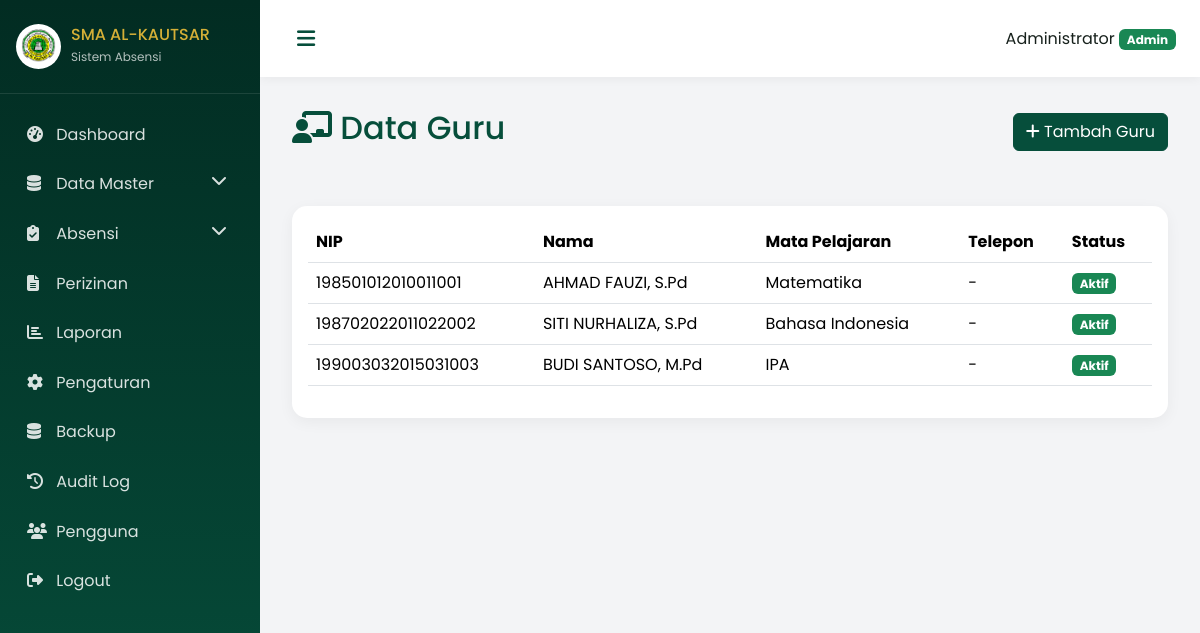
The page /admin/teachers (signed in) on the database its author committed.
### models.py (models this page shows, shortened)
class User(UserMixin, db.Model):
    __tablename__ = 'users'
    id = db.Column(db.Integer, primary_key=True)
    username = db.Column(db.String(80), unique=True, nullable=False, index=True)
    email = db.Column(db.String(120), unique=True, nullable=True)
    password_hash = db.Column(db.String(256), nullable=False)
    role = db.Column(db.String(20), nullable=False, index=True)  # admin, teacher, student, principal
    full_name = db.Column(db.String(120), nullable=False)
    photo = db.Column(db.String(256), nullable=True)
    is_active = db.Column(db.Boolean, default=True)
    created_at = db.Column(db.DateTime, default=datetime.utcnow)
    updated_at = db.Column(db.DateTime, default=datetime.utcnow, onupdate=datetime.utcnow)
    student = db.relationship('Student', backref='user', uselist=False)
    teacher = db.relationship('Teacher', backref='user', uselist=False)

class Teacher(db.Model):
    __tablename__ = 'teachers'
    id = db.Column(db.Integer, primary_key=True)
    nip = db.Column(db.String(30), unique=True, nullable=True)
    full_name = db.Column(db.String(120), nullable=False)
    gender = db.Column(db.String(10), nullable=False)
    address = db.Column(db.Text, nullable=True)
    phone = db.Column(db.String(20), nullable=True)
    email = db.Column(db.String(120), nullable=True)
    subject = db.Column(db.String(80), nullable=True)
    photo = db.Column(db.String(256), nullable=True)
    is_active = db.Column(db.Boolean, default=True)
    user_id = db.Column(db.Integer, db.ForeignKey('users.id'), nullable=True)
    created_at = db.Column(db.DateTime, default=datetime.utcnow)
    updated_at = db.Column(db.DateTime, default=datetime.utcnow, onupdate=datetime.utcnow)
    classrooms = db.relationship('Classroom', secondary='teacher_classroom', backref='teachers')

### routes/admin.py (the view)
@admin_bp.route('/teachers')
@login_required
@admin_required
def teachers():
    teachers = Teacher.query.all()
    return render_template('teachers/list.html', teachers=teachers)

### routes/admin.py (called while the page is built)
def admin_required(f):
    @wraps(f)
    def decorated(*args, **kwargs):
        if current_user.role != 'admin':
            flash('Akses ditolak', 'danger')
            return redirect(url_for('dashboard'))
        return f(*args, **kwargs)
    return decorated

### templates/teachers/list.html (shortened to what this page needs)
{% extends "base.html" %}
{% block content %}
<div class="page-header d-flex justify-content-between align-items-center">
    <h2><i class="fas fa-chalkboard-teacher"></i> Data Guru</h2>
    <a href="{{ url_for('admin.add_teacher') }}" class="btn btn-primary">
        <i class="fas fa-plus"></i> Tambah Guru
    </a>
</div>
<div class="card">
    <div class="card-body">
        <table class="table">
            <thead>
                <tr><th>NIP</th><th>Nama</th><th>Mata Pelajaran</th><th>Telepon</th><th>Status</th></tr>
            </thead>
            <tbody>
                {% for t in teachers %}
                <tr>
                    <td>{{ t.nip or '-' }}</td>
                    <td>{{ t.full_name }}</td>
                    <td>{{ t.subject or '-' }}</td>
                    <td>{{ t.phone or '-' }}</td>
                    <td><span class="badge {% if t.is_active %}bg-success{% else %}bg-danger{% endif %}">{{ 'Aktif' if t.is_active else 'Nonaktif' }}</span></td>
                </tr>
                {% endfor %}
            </tbody>
        </table>
    </div>
</div>
{% endblock %}

### templates/base.html (shortened to what this page needs)
<!DOCTYPE html>
<html lang="id">
<head>
    <link href="https://cdn.jsdelivr.net/npm/bootstrap@5.3.2/dist/css/bootstrap.min.css" rel="stylesheet">
    <link rel="stylesheet" href="https://cdnjs.cloudflare.com/ajax/libs/font-awesome/6.4.2/css/all.min.css">
    <link rel="stylesheet" href="{{ url_for('static', filename='css/style.css') }}">
</head>
<body>
    {% if current_user.is_authenticated %}
    <div class="wrapper">
        <nav class="sidebar" id="sidebar">
            <div class="sidebar-header">
                <img src="{{ url_for('static', filename='images/logo_alkautsar.png') }}" alt="Logo" class="logo">
                <div class="brand-text">
                    <h6>SMA AL-KAUTSAR</h6>
                    <small>Sistem Absensi</small>
                </div>
            </div>
            <ul class="sidebar-menu">
                {% if current_user.role == 'admin' %}
                <li><a href="{{ url_for('admin.dashboard') }}"><i class="fas fa-tachometer-alt"></i> Dashboard</a></li>
                <li class="submenu">
                    <a href="#"><i class="fas fa-database"></i> Data Master <i class="fas fa-chevron-down float-end"></i></a>
                </li>
                <li class="submenu">
                    <a href="#"><i class="fas fa-clipboard-check"></i> Absensi <i class="fas fa-chevron-down float-end"></i></a>
                </li>
                <li><a href="{{ url_for('permissions.index') }}"><i class="fas fa-file-alt"></i> Perizinan</a></li>
                <li><a href="{{ url_for('reports.index') }}"><i class="fas fa-chart-bar"></i> Laporan</a></li>
                <li><a href="{{ url_for('settings.index') }}"><i class="fas fa-cog"></i> Pengaturan</a></li>
                <li><a href="{{ url_for('settings.backup') }}"><i class="fas fa-database"></i> Backup</a></li>
                <li><a href="{{ url_for('admin.audit_log') }}"><i class="fas fa-history"></i> Audit Log</a></li>
                <li><a href="{{ url_for('admin.users') }}"><i class="fas fa-users"></i> Pengguna</a></li>
                {% endif %}
                <li><a href="{{ url_for('auth.logout') }}"><i class="fas fa-sign-out-alt"></i> Logout</a></li>
            </ul>
        </nav>
        <div class="main-content">
            <nav class="navbar">
                <button class="btn btn-link" id="sidebarToggle"><i class="fas fa-bars"></i></button>
                <div class="user-info">
                    <span>{{ current_user.full_name }}</span>
                    <span class="badge bg-success">{{ current_user.role|capitalize }}</span>
                </div>
            </nav>
            <div class="content">
                {% block content %}{% endblock %}
            </div>
        </div>
    </div>
    {% else %}
    {% block guest_content %}{% endblock %}
    {% endif %}
</body>
</html>

### static/css/style.css (style rules this page uses)
:root { --primary-dark: #022C22; --primary: #064E3B; --primary-light: #047857; --accent: #16A34A; --gold: #D4AF37; --gold-soft: #F4D77A; --text-dark: #17211C; --bg-light: #F3F4F6; }
* { font-family: 'Poppins', sans-serif; }
body { background: var(--bg-light); color: var(--text-dark); }
.wrapper { display: flex; min-height: 100vh; }
.sidebar { width: 260px; background: linear-gradient(180deg, #022C22, #064E3B); color: white; padding: 1.5rem 0; position: fixed; height: 100vh; overflow-y: auto; transition: all 0.3s; z-index: 1000; }
.sidebar-header { display: flex; align-items: center; padding: 0 1rem 1.5rem; border-bottom: 1px solid rgba(255,255,255,0.1); }
.sidebar-header .logo { width: 45px; height: 45px; object-fit: contain; background: white; border-radius: 50%; padding: 5px; margin-right: 10px; }
.sidebar-header h6 { margin: 0; color: var(--gold); }
.sidebar-header small { color: rgba(255,255,255,0.7); font-size: 0.75rem; }
.sidebar-menu { list-style: none; padding: 1rem 0; margin: 0; }
.sidebar-menu li a { display: block; padding: 0.8rem 1.5rem; color: rgba(255,255,255,0.85); text-decoration: none; transition: all 0.2s; border-left: 3px solid transparent; }
.sidebar-menu li a i { width: 25px; }
.main-content { margin-left: 260px; flex: 1; transition: all 0.3s; }
.navbar { background: white; padding: 1rem 1.5rem; box-shadow: 0 2px 10px rgba(0,0,0,0.05); display: flex; justify-content: space-between; align-items: center; }
.content { padding: 2rem; }
.card { border: none; border-radius: 15px; box-shadow: 0 4px 15px rgba(0,0,0,0.05); margin-bottom: 1rem; }
.btn-primary { background: var(--primary); border-color: var(--primary); }
.page-header { margin-bottom: 2rem; padding-bottom: 1rem; border-bottom: 2px solid var(--bg-light); }
.page-header h2 { color: var(--primary); }
:root { --primary-dark:#022C22; --primary:#064E3B; --primary-light:#047857; --accent:#16A34A; --gold:#D4AF37; --gold-soft:#F4D77A; --text-dark:#17211C; --bg-light:#F3F4F6; }
* { font-family:'Poppins',sans-serif; }
body { background:var(--bg-light); color:var(--text-dark); margin:0; }
.wrapper { display:flex;min-height:100vh; }
.sidebar { width:260px;background:linear-gradient(180deg,#022C22,#064E3B);color:#fff;padding:1.5rem 0;position:fixed;height:100vh;overflow-y:auto;transition:all .3s;z-index:1000; }
.sidebar-header { display:flex;align-items:center;padding:0 1rem 1.5rem;border-bottom:1px solid rgba(255,255,255,.1); }
.sidebar-header .logo { width:45px;height:45px;object-fit:contain;background:#fff;border-radius:50%;padding:5px;margin-right:10px; }
.sidebar-header h6 { margin:0;color:var(--gold); }
.sidebar-header small { color:rgba(255,255,255,.7);font-size:.75rem; }
.sidebar-menu { list-style:none;padding:1rem 0;margin:0; }
.sidebar-menu li a { display:block;padding:.8rem 1.5rem;color:rgba(255,255,255,.85);text-decoration:none;transition:all .2s;border-left:3px solid transparent; }
.sidebar-menu li a i { width:25px; }
.main-content { margin-left:260px;flex:1;transition:all .3s; }
.navbar { background:#fff;padding:1rem 1.5rem;box-shadow:0 2px 10px rgba(0,0,0,.05);display:flex;justify-content:space-between;align-items:center; }
#sidebarToggle { color:var(--primary)!important;font-size:1.3rem; }
.content { padding:2rem; }
.card { border:none;border-radius:15px;box-shadow:0 4px 15px rgba(0,0,0,.05);margin-bottom:1rem; }
.btn-primary { background:var(--primary);border-color:var(--primary); }
.page-header { margin-bottom:2rem;padding-bottom:1rem;border-bottom:2px solid var(--bg-light); }
.page-header h2 { color:var(--primary); }

### rows shown on the page
User: full_name "Administrator", role "Admin"
Teacher: nip "198501012010011001", full_name "AHMAD FAUZI, S.Pd", subject "Matematika", phone "-", is_active "Aktif"
Teacher: nip "198702022011022002", full_name "SITI NURHALIZA, S.Pd", subject "Bahasa Indonesia", phone "-", is_active "Aktif"
Teacher: nip "199003032015031003", full_name "BUDI SANTOSO, M.Pd", subject "IPA", phone "-", is_active "Aktif"
